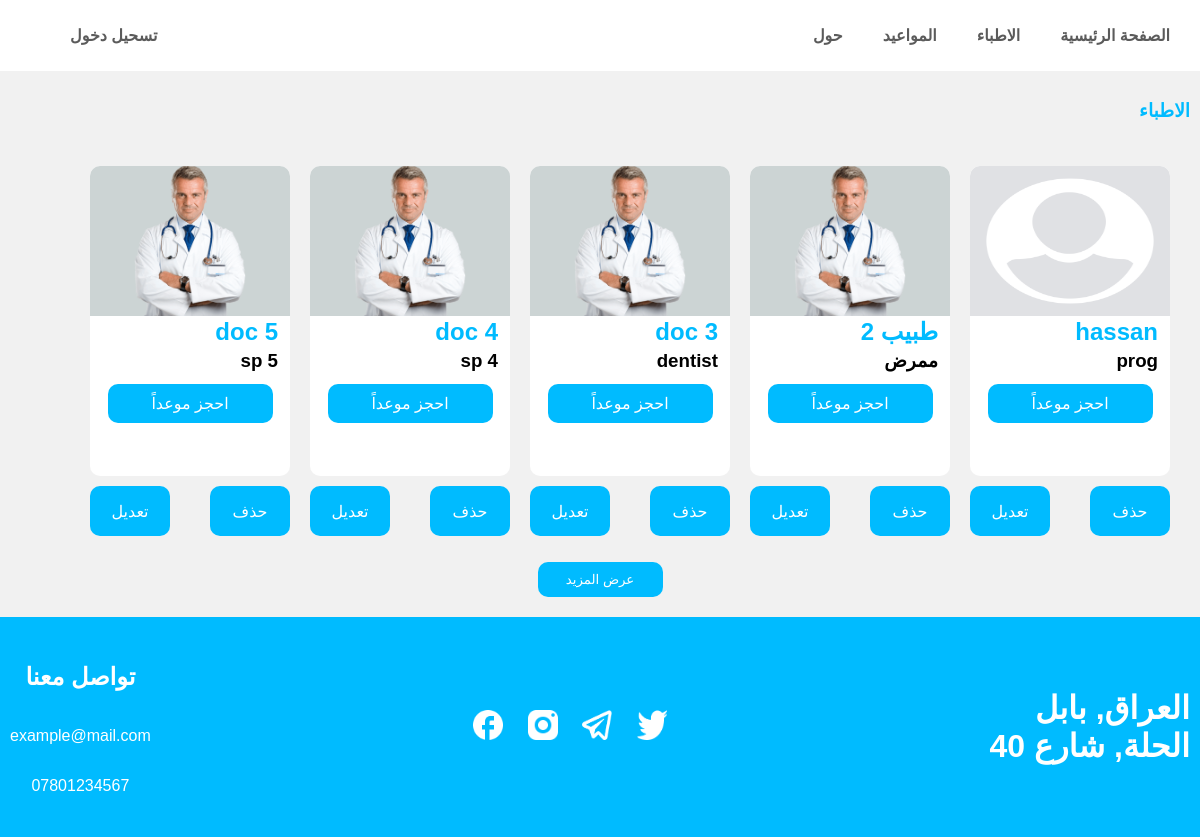
The app's page /doctors/ with its own data.
### User/models.py (models this page shows, shortened)
class User(AbstractUser):
    name = models.CharField(max_length=255)
    username = None
    email = models.EmailField(max_length=150, unique=True)
    password = models.CharField(max_length=500)
    image = models.ImageField(upload_to=f'{settings.MEDIA_ROOT}/media/photos', default='media/default.png', blank=True, null=True)
    is_superuser = models.BooleanField(default=False, null=True, blank=True)
    is_doctor = models.BooleanField(default=False, null=True, blank=True)
    specialty = models.CharField(max_length=255)
    USERNAME_FIELD = 'email'
    REQUIRED_FIELDS = ['name', 'password']

### User/views.py (the view)
# urls.py: path('doctors/', doctors_view, name='doctors'),
def doctors_view(request):
    page = request.GET.get('d', 5)
    doctors = User.objects.filter(is_doctor=True).all()
    subDoctors = doctors[:int(page)]
    context = {'length': len(doctors), 'doctors': list(subDoctors.values())}
    return render(request, 'doctors.html', context)

### templates/doctors.html (shortened to what this page needs)
{% extends 'index.html' %}
{% load static %}
{% block content %}
        <div class="doctor-page">
        <h3 style="color: #00BBFF">الاطباء</h3>
        <ul class="doctor-page">
            {% for doctor in doctors %}
                <div style="display: flex; flex-direction: column; align-items: center">
                    <div>
                        <li class="doctor">
                            <img class="doc_img" src="/{{ doctor.image }}" alt="">
                            <h2>{{ doctor.name }}</h2>
                            <h3>{{ doctor.specialty }}</h3>
                            <a class="button" href="{% url 'appointments' %}?doctor_id={{ doctor.id }}">احجز موعداً</a>
                        </li>
                    </div>
                    <div class="edit-delete">
                        <a class="edit-delete-button" href="/edit/{{ doctor.id }}">تعديل</a>
                        <a class="edit-delete-button" href="/delete/{{ doctor.id }}">حذف</a>
                    </div>
                </div>
            {% endfor %}
        </ul>
        <button class="button" onclick="showMoreButton({{ length }})">عرض المزيد</button>
    </div>
{% endblock %}

### static/css/style.css (style rules this page uses)
body { background-color: #e9e9e9; font-family: 'Cairo', sans-serif; font-style: normal; max-height: max-content; margin: 0; display: block; height: 100%; }
.button { width: 125px; top: 23px; background: #00BBFF; border-radius: 10px; color: white; alignment: center; border: none; margin-bottom: 10px; padding: 10px 20px; text-decoration: none; font-family: 'Cairo', sans-serif; }
.doc_img { width: 200px; height: 150px; display: block; background-color: white; border-radius: 10px 10px 0 0; }
.doctor { background-color: white; border-radius: 10px; display: flex; justify-content: start; align-content: flex-end; flex-direction: column; height: 310px; width: 200px; margin: 0 10px 10px 10px; }
.doctor h3 { padding-right: 10px; margin: 2px; color: black; }
.doctor h2 { padding-right: 10px; margin: 2px; color: #00BBFF; }
.doctor a { margin: 10px; display: flex; justify-content: center; }
.footer h1, h2, p { color: white; }
.doctor-page { position: marker; background-color: #f1f1f1; display: flex; text-align: right; justify-content: start; align-items: flex-end; flex-direction: column; padding: 10px; flex-wrap: wrap; }
.doctor-page ul { flex-direction: row-reverse; justify-content: end; }
.doctor-page .button { align-self: center; border: none; }
.edit-delete { display: flex; flex-direction: row; justify-content: space-between; width: 200px; }
.edit-delete-button { display: flex; flex-direction: column; justify-content: center; align-items: center; background-color: #00BBFF; color: white; text-decoration: none; border-radius: 10px; border: none; height: 50px; width: 80px; }

### records on screen
User: image (placeholder picture), name "hassan", specialty "prog"
User: image (picture), name "طبيب 2", specialty "ممرض"
User: image (picture), name "doc 3", specialty "dentist"
User: image (picture), name "doc 4", specialty "sp 4"
User: image (picture), name "doc 5", specialty "sp 5"
